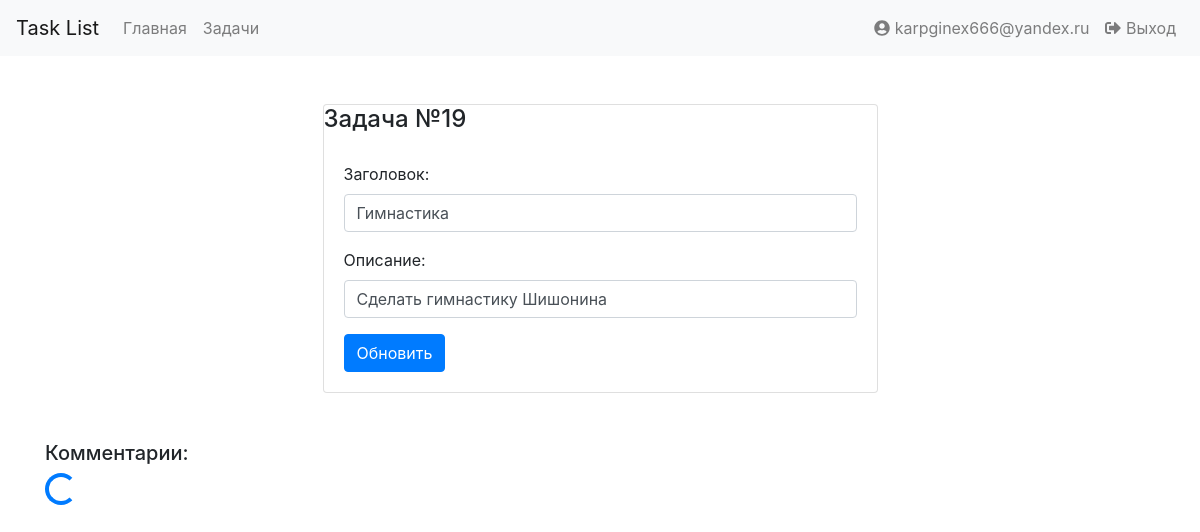
The app's page /tasks/19 (signed in) with its own data.
### tables this page shows
CREATE TABLE users
(
	id integer not null
		constraint users_pk
			primary key autoincrement,
	email text not null,
	password text not null
);

CREATE TABLE "tasks" (
	"id"	integer NOT NULL,
	"title"	varchar(100) NOT NULL,
	"description"	text,
	"id_user"	int NOT NULL,
	"condition"	INTEGER NOT NULL DEFAULT 0,
	CONSTRAINT "tasks_pk" PRIMARY KEY("id" AUTOINCREMENT),
	FOREIGN KEY("id_user") REFERENCES "users" on update cascade on delete cascade
);

### app.py (the view)
@app.route('/tasks/<int:task_id>', methods=['GET'])
def get_task(task_id: int):
    if 'user_id' in session:
        user_id = session['user_id']
        user = Storage.get_user_by_id(user_id)
        task = Storage.get_task_by_id(task_id)
        if task.user.id != user.id:
            return redirect('/tasks')
        else:
            return render_template('pages/task.html', page_title='Отредактировать задачу', task=task, user=user)
    else:
        return redirect('/login')

### storage/__init__.py (called while the page is built)
    @staticmethod
    def get_user_by_id(id: int) -> User:
        user_data = db.execute('SELECT * FROM users WHERE id=?', (id,)).fetchone()
        if user_data:
            return User(id=user_data[0], email=user_data[1], password=user_data[2])
        else:
            return None

    @staticmethod
    def get_task_by_id(task_id: int) -> Task:
        task_data = db.execute('SELECT * from tasks where tasks.id=?', (task_id,)).fetchone()
        if task_data:
            user = Storage.get_user_by_id(task_data[3])
            return Task(id=task_data[0], title=task_data[1], description=task_data[2], user=user, condition=task_data[4])
        else:
            return None

### templates/pages/task.html (shortened to what this page needs)
{% extends "layouts/base_layout.html" %}
{% block main %}
    <section class="card card-default w-50 mx-auto">
        <h4>Задача №{{ task.id }}</h4>
        <form action="/create_task/{{ task.id }}" method="POST" class="card-body">
            <div class="form-group">
                <label for="title-input">Заголовок:</label>
                <input type="text" name="title-input" class="form-control" id="title-input" placeholder="Заголовок задачи" value="{{ task.title }}">
            </div>
            <div class="form-group">
                <label for="description-input">Описание:</label>
                <input type="text" name="description-input" class="form-control" id="description-input" value="{{ task.description }}">
            </div>
            <button type="submit" class="btn btn-primary">Обновить</button>
        </form>
    </section>
        <div class="mt-5" id="comments_{{ task.id }}">
            <h5>Комментарии:</h5>
            <div class="spinner-border text-primary" role="status" id="spinner_loading"></div>
        </div>
{% endblock %}

### templates/layouts/base_layout.html (shortened to what this page needs)
<!DOCTYPE html>
<html lang="en">
<head>
    <link rel="stylesheet" href="/static/css/bootstrap.min.css">
</head>
<body>
    <nav class="navbar navbar-expand-lg navbar-light bg-light">
        <a class="navbar-brand" href="#">Task List</a>
        <ul class="navbar-nav mr-auto">
            <li class="nav-item">
                <a class="nav-link" href="/">Главная</a>
            </li>
            {% if user %}
                <li class="nav-item">
                    <a class="nav-link" href="/tasks">Задачи</a>
                </li>
            {% endif %}
        </ul>
        <ul class="navbar-nav ml-auto">
            {% if user %}
                <li class="nav-item">
                    <a class="nav-link" href="#"><i class="fas fa-user-circle"></i> {{ user.email }}</a>
                </li>
                <li class="nav-item">
                    <a class="nav-link" href="/logout"><i class="fas fa-sign-out-alt"></i> Выход</a>
                </li>
            {% endif %}
        </ul>
    </nav>
    <main class="container mt-5">
    {% block main %}{% endblock %}
    </main>
</body>
</html>

### records on screen
users: email "karpginex666@yandex.ru"
tasks: id "19", title-input "Гимнастика", description-input "Сделать гимнастику Шишонина"
